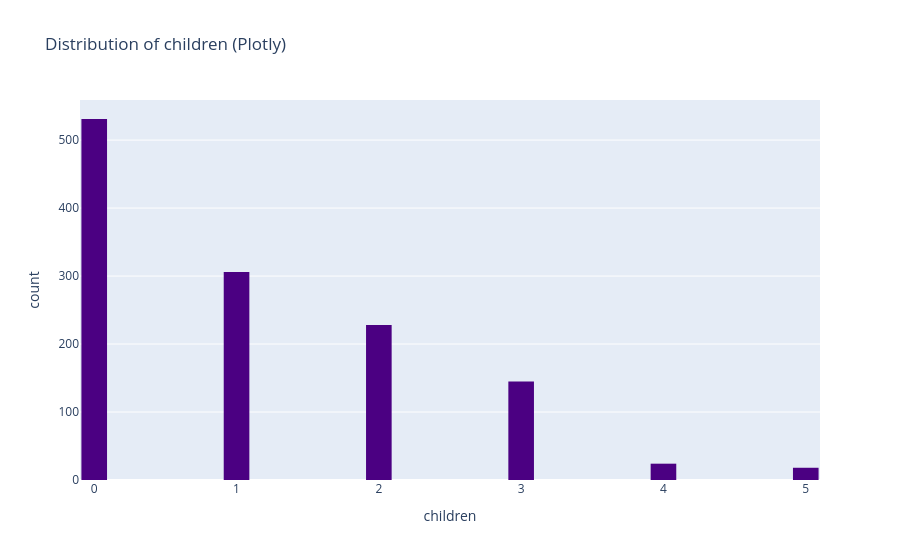

Source (notebook cell):
### Code cell
fig = px.histogram(df, x='children', nbins=50, title='Distribution of children (Plotly)',
                   color_discrete_sequence=['indigo'])
fig.update_layout(bargap=0.1)
fig.show()

### Figure 1 — Plotly figure (JSON) as saved in the notebook; plotly's stock layout.template omitted (floating-point values rounded to 4 significant figures; data arrays with more than 128 entries replaced by an {"elided": "..."} marker saying what was removed)
{"data": [{"bingroup": "x", "hovertemplate": "children=%{x}<br>count=%{y}<extra></extra>", "legendgroup": "", "marker": {"color": "indigo", "pattern": {"shape": ""}}, "name": "", "nbinsx": 50, "orientation": "v", "showlegend": false, "type": "histogram", "x": {"elided": "1252 float values"}, "xaxis": "x", "yaxis": "y"}], "layout": {"bargap": 0.1, "barmode": "relative", "legend": {"tracegroupgap": 0}, "title": {"text": "Distribution of children (Plotly)"}, "xaxis": {"anchor": "y", "domain": [0, 1], "title": {"text": "children"}}, "yaxis": {"anchor": "x", "domain": [0, 1], "title": {"text": "count"}}}}
